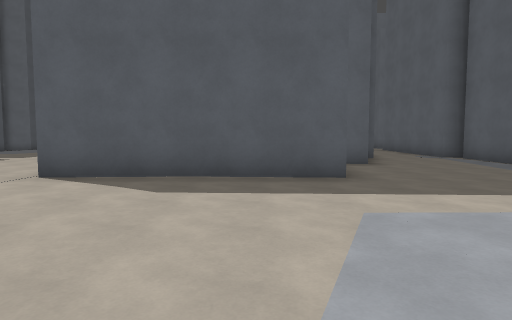
view 1 (above)

24 first-person views from a walk through a Godot game level. The camera is 1.5 m above the floor, tilts 4° down and sees 75° across. The floor is counted in squares, 2 m on a side. Each view is taken from the middle of a square. On the plan, view 1 faces up. The plan holds only what a view shows up to about 11 squares ahead; the rest is blank. The place goes on beyond the plan. Surface patterns are stand-ins for the level's own textures.

view 2
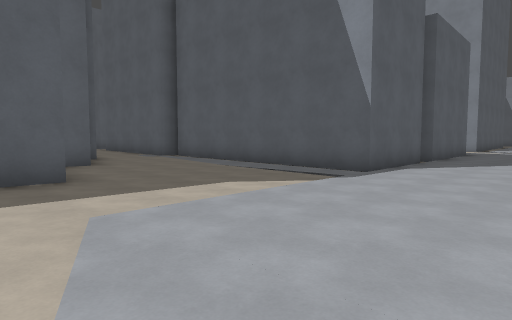

view 3
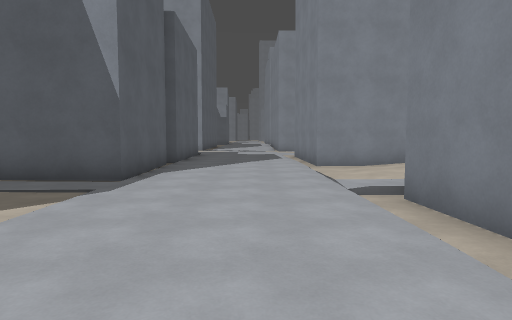

view 4
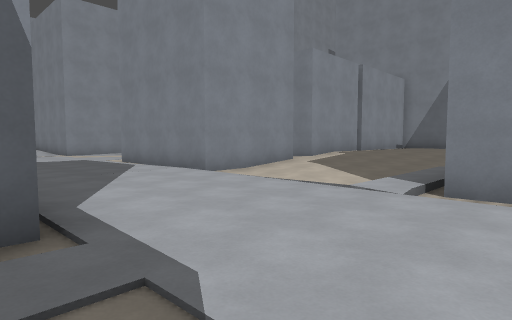

view 5
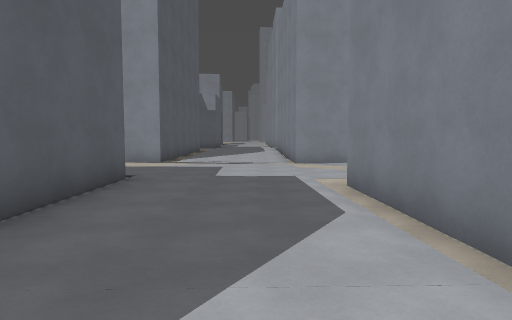

view 6
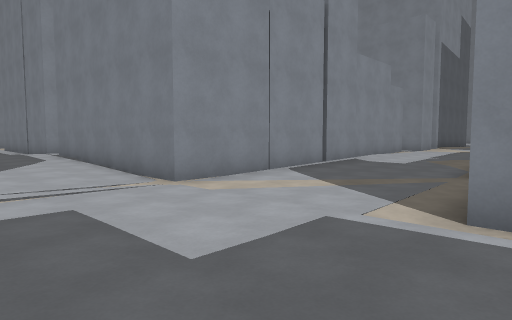

view 7
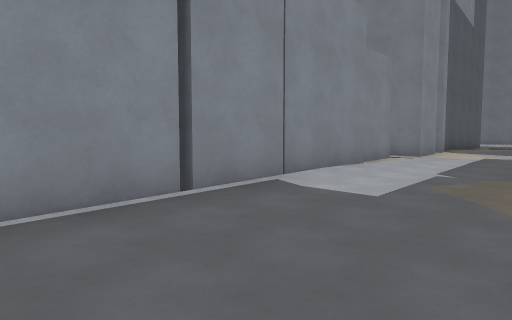

view 8
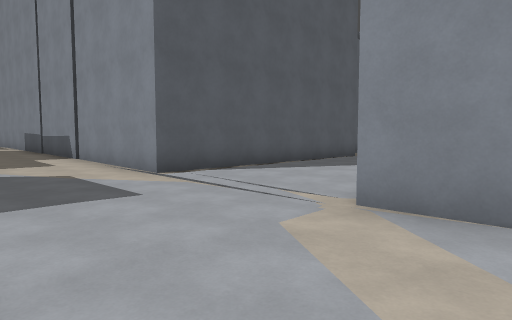

view 9
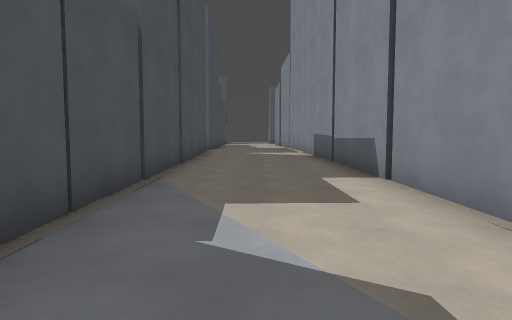

view 10
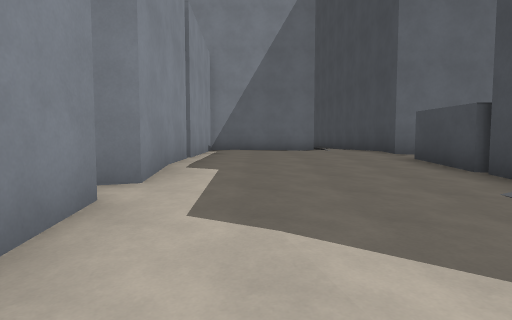

view 11
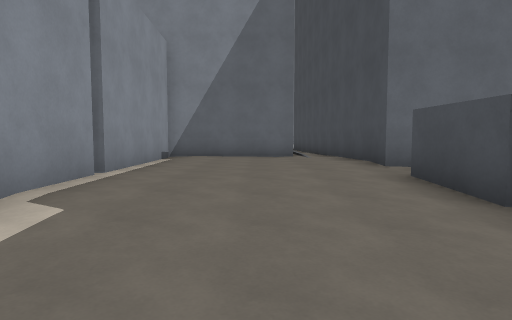

view 12
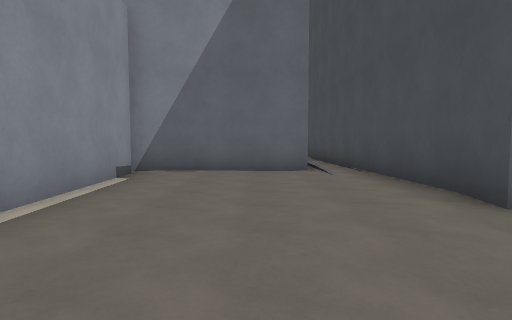

view 13
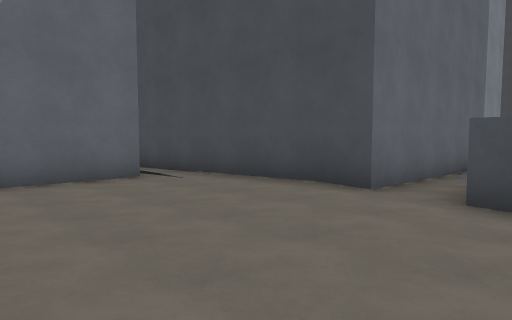

view 14
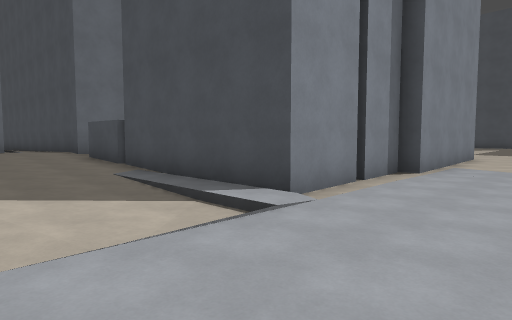

view 15
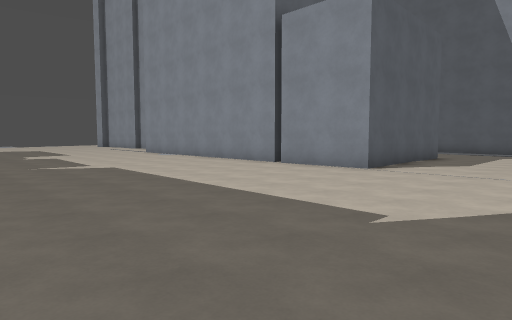

view 16
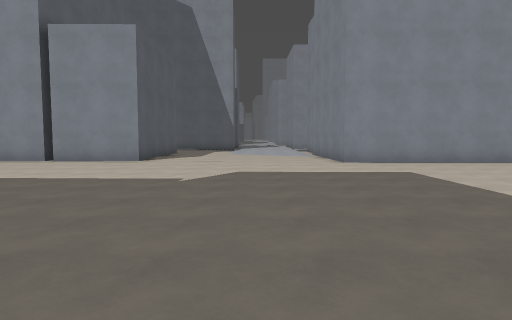

view 17
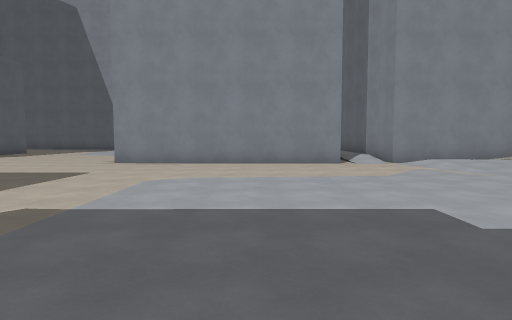

view 18
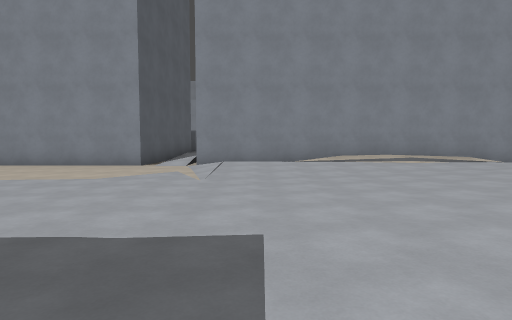

view 19
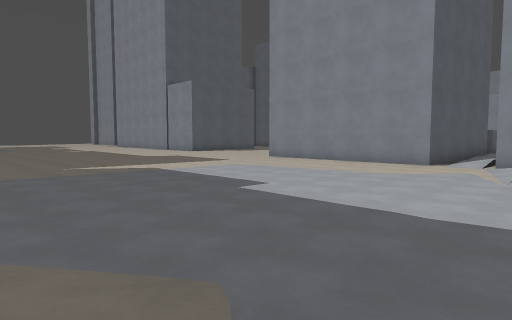

view 20
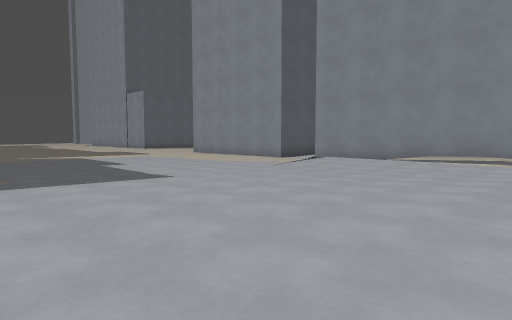

view 21
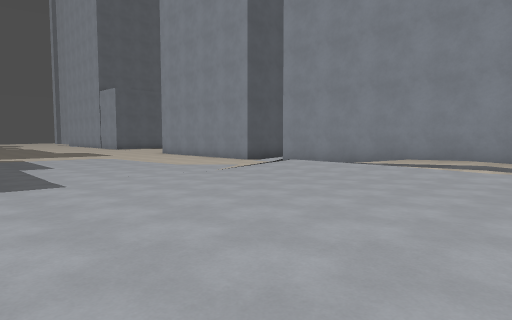

view 22
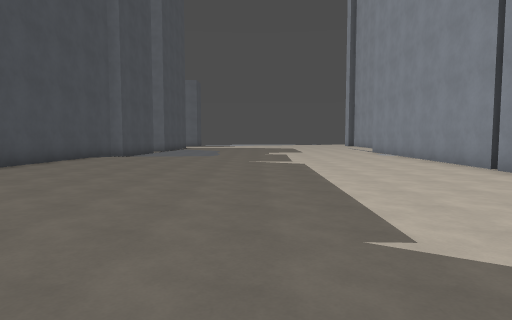

view 23
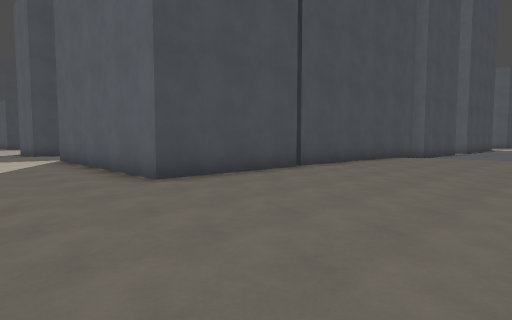

view 24
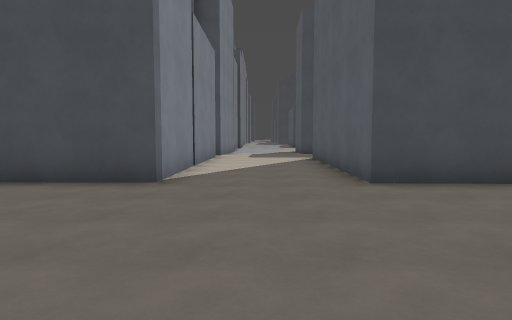

### Floor plan
Key: @ floor where view 1 was taken; # wall or solid block; x gap in a wall; . main floor; : floor 0.25 m higher than the main floor; - floor 0.25 m lower than the main floor; + floor 0.5 m higher than the main floor; / step, stairs or slope.
Columns run from 22 left of view 1 to 25 right of it. Each row starts with its distance up from view 1.
 12       ##...........#                 #:::#
 11       #............#      :::#       #:::#
 10       #............#     #:.:#       #:::#
  9       #............#    ##...#       #:::##
  8       #............#    :....#       #....#
  7       #............#    .....#       #....#
  6       #............#####.....#       #....#
  5       #:............::.......#       #....#
  4 :######:.....................#########....######
  3 ::::::::........................................
  2  ::::::::.....................................::
  1  ::::::::...................................::::
  0  ######::.............@..........////.......////
 -1       #:::.........#########:-.--####.....######
 -2       #:::.........#       #:../.#   .....#
 -3         :.........##       #:..//#   .....#
 -4         ::........#        #:.::/#    ....#
 -5         :::.......#        #::::/#    ....#
 -6         ::::......#        #:::++#    .../#
 -7        :::::......##       #:++++#    .../#
 -8        :::::.......//      #+++++#    .../#
 -9        /::::.......//  /::+x+++++#     ../#
-10        /::::....::.#  ######+++++#     ..:##
-11        :::::::..:::#       #+++++#     ..:.#
-12         :::::::.::/#       #++::+#     :::.#
-13        ++:::::::::/#       #+::::#     ::::
-14        +++::::::::/#       #:#####      ::##
-15        ++++:::::::/#       #:           ::#
-16        ::+++::::::/#       #:           ::
-17        :::::+:  ::/#       #:

Positions as (right, up) in squares from view 1, and headings:
1: (0, 0), facing up
2: (0, 0), facing up-right
3: (1, 1), facing right
4: (4, 4), facing down-right
5: (9, 1), facing right
6: (14, 3), facing down-right
7: (16, -3), facing down-right
8: (16, -2), facing up-right
9: (17, 3), facing up
10: (9, -1), facing down
11: (8, -3), facing down
12: (8, -6), facing down
13: (10, -7), facing down-left
14: (9, 2), facing down-left
15: (-11, 2), facing up-right
16: (-14, 2), facing right
17: (-14, -5), facing right
18: (-14, -11), facing right
19: (-15, -11), facing up-right
20: (-15, -17), facing up-right
21: (-13, -17), facing up-right
22: (-9, 1), facing up
23: (-10, 1), facing up-left
24: (-10, 2), facing left
